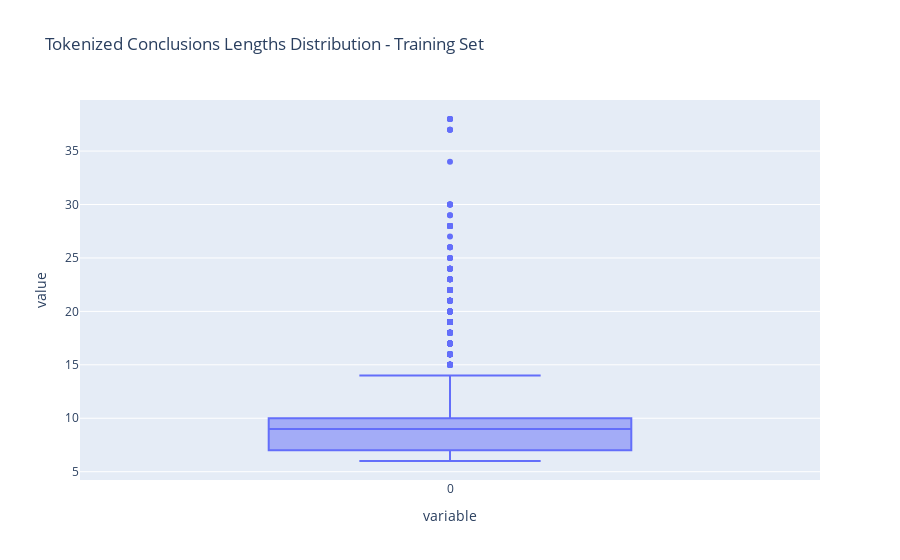

The cell this chart's notebook holds for it:
### Code cell
tclengths = [len(tokenizer(x)["input_ids"]) for x in train_df_to_ds['conclusion']]
fig_inputs = px.box(list(tclengths),
                   title="Tokenized Conclusions Lengths Distribution - Training Set")
fig_inputs.show()

### Figure 1 — Plotly figure (JSON) as saved in the notebook; plotly's stock layout.template omitted (floating-point values rounded to 4 significant figures; data arrays with more than 128 entries replaced by an {"elided": "..."} marker saying what was removed)
{"data": [{"alignmentgroup": "True", "hovertemplate": "variable=%{x}<br>value=%{y}<extra></extra>", "legendgroup": "", "marker": {"color": "#636efa"}, "name": "", "notched": false, "offsetgroup": "", "orientation": "v", "showlegend": false, "type": "box", "x": {"elided": "5393 str values"}, "x0": " ", "xaxis": "x", "y": {"elided": "5393 int values"}, "y0": " ", "yaxis": "y"}], "layout": {"boxmode": "group", "legend": {"tracegroupgap": 0}, "title": {"text": "Tokenized Conclusions Lengths Distribution - Training Set"}, "xaxis": {"anchor": "y", "domain": [0, 1], "title": {"text": "variable"}}, "yaxis": {"anchor": "x", "domain": [0, 1], "title": {"text": "value"}}}}
